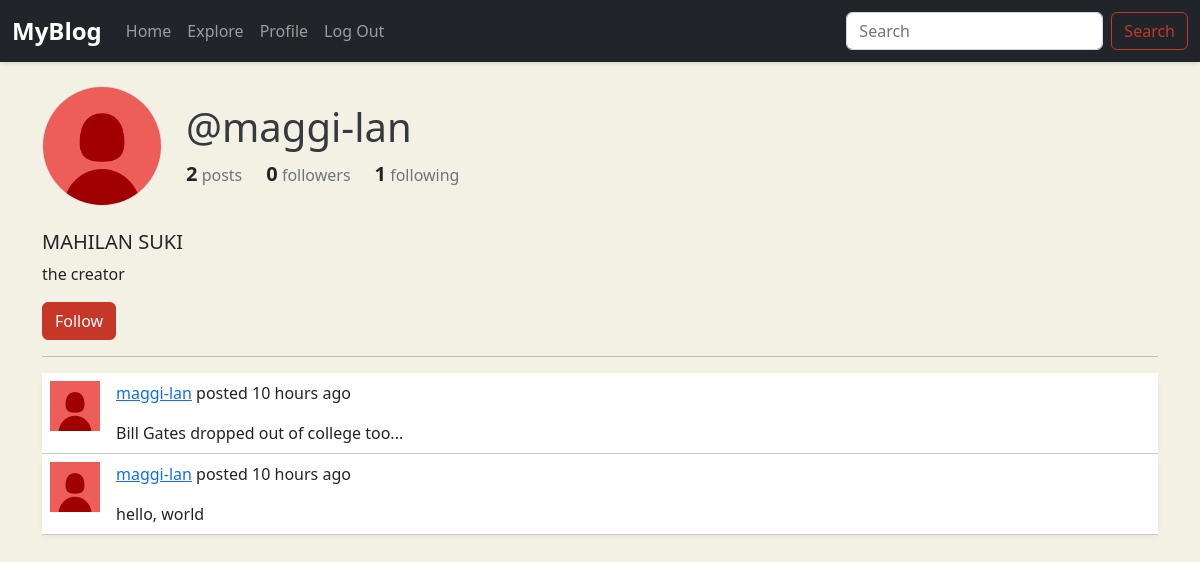
The app's page /profile/maggi-lan (signed in) with its own data.
### tables this page shows
CREATE TABLE users (
id INTEGER PRIMARY KEY AUTOINCREMENT,
username TEXT UNIQUE NOT NULL,
hash TEXT NOT NULL,
name TEXT,
bio TEXT,
pfp TEXT);

CREATE TABLE posts (
id INTEGER PRIMARY KEY AUTOINCREMENT,
user_id INTEGER NOT NULL,
content TEXT NOT NULL,
post_time TIMESTAMP DEFAULT CURRENT_TIMESTAMP,
FOREIGN KEY (user_id) REFERENCES users(id) ON DELETE CASCADE);

### app.py (the view)
@app.route("/profile/<username>", methods=["GET", "POST"])
@login_required
def user_profile(username):
    db = get_db()
    cursor = db.cursor()
    cursor.execute("SELECT id, username, name, bio, pfp FROM users WHERE username = ?", (username,))
    details = cursor.fetchall()
    if not details:
        return apology("Username doesn't exist")
    details = details[0]
    form = EditProfileForm()
    if form.validate_on_submit():
        if session["user_id"] != details["id"]:
            return apology("Forbidden Access")
        name = form.name.data.strip() or None
        bio = form.bio.data.strip() or None
        pfp = request.form.get("pfp", details["pfp"])
        if not pfp_check(pfp):
            return apology("Invalid Request")
        db.execute("UPDATE users SET name = ?, bio = ?, pfp = ? WHERE id = ?", (name, bio, pfp, session["user_id"]))
        db.commit()
        return redirect(f"/profile/{username}")
    else:
        form.bio.data = details["bio"]
        follow_form = FollowForm()
        cursor.execute("SELECT 1 FROM follows WHERE (follower_id = ?) AND (follows_id = ?)", (session["user_id"], details["id"]))
        follow_bool = bool(cursor.fetchone())
        count = {}
        cursor.execute("SELECT COUNT(*) AS posts FROM posts WHERE user_id = ?", (details["id"],))
        count["posts"] = cursor.fetchone()["posts"]
        cursor.execute("SELECT COUNT(*) AS 'followers' FROM follows WHERE follows_id = ?", (details["id"],))
        count["followers"] = cursor.fetchone()["followers"]
        cursor.execute("SELECT COUNT(*) AS 'following' FROM follows WHERE follower_id = ?", (details["id"],))
        count["following"] = cursor.fetchone()["following"]
        page = int(request.args.get("page", 1))
        per_page = 3
        offset = (page - 1) * per_page
        cursor.execute("SELECT posts.id, username, content, post_time, users.pfp FROM posts JOIN users ON users.id = user_id WHERE username = ? ORDER BY post_time DESC LIMIT ? OFFSET ?", (username, per_page, offset))
        posts = cursor.fetchall()
        for i in range(len(posts)):
            posts[i] = dict(posts[i])
            post = posts[i]
            post["post_time"] = time_ago(post["post_time"])
        cursor.execute("SELECT COUNT(*) FROM posts WHERE user_id = ?", (details["id"],))
        total_posts = cursor.fetchone()[0]
        total_pages = (total_posts + per_page - 1) // per_page
        return render_template("profile.html", count=count, details=details, posts=posts, user_id=session["user_id"], form=form, follow_form=follow_form, follow_bool=follow_bool, page=page, total_pages=total_pages)

### app.py
class EditProfileForm(FlaskForm):
    name = StringField("Name", validators=[Length(max=50)])
    bio = TextAreaField("Bio", validators=[Length(max=300)])
    submit = SubmitField("Submit")

class FollowForm(FlaskForm):
    submit = SubmitField("Submit")

### app.py (called while the page is built)
@app.teardown_appcontext # this will automatically close the db connection after each request
def close_connection(exception):
    db = g.pop('db', None)
    if db is not None:
        db.close()

### helper.py (called while the page is built)
def get_db():
    if 'db' not in g:  # 'g' is a temporary storage object
        g.db = connect("blog.db") # 'db' is an attribute in which we are going to store the connection
        g.db.row_factory = Row  #rows will be a list while row will be an object
    return g.db

def login_required(main): # decorator function
    @wraps(main) # helps in importing some meta data to the inner function --> no use, it just makes stuff easier for the intepreter
    def inner(*args, **kwargs):  # args and kwargs already represent the arguements the main arguement recieves
        if not session.get("user_id"):
            return redirect("/login")
        return main(*args, **kwargs)
    return inner

def time_ago(post_time):
    post_time = datetime.strptime(post_time, "%Y-%m-%d %H:%M:%S").replace(tzinfo=timezone.utc)
    now = datetime.now(timezone.utc)
    seconds = int((now - post_time).total_seconds())
    if seconds < 60:
        return f"{seconds} seconds" if (seconds != 1) else f"{seconds} second"
    elif seconds < 60*60:
        minutes =  seconds // 60
        return f"{minutes} minutes" if (minutes > 1) else f"{minutes} minute"
    elif seconds < 60*60*24:
        hours = seconds // (60 * 60)
        return f"{hours} hours" if (hours > 1) else f"{hours} hour"
    else:
        days = seconds // (60*60*24)
        return f"{days} days" if (days > 1) else f"{days} day"

### templates/profile.html (shortened to what this page needs)
{% extends "layout.html" %}
{% block body %}
    <div class="container py-4">
        <div class="row align-items-center mb-4">
            <div class="col-auto">
                <img src="{{ details.pfp }}"
                    alt="Profile Picture"
                    class="rounded-circle border"
                    style="width: 120px; height: 120px;">
            </div>
            <div class="col">
                <h1 class="mb-2">@{{ details.username }}</h1>
                <div class="d-flex flex-wrap gap-4 text-muted">
                    <div>
                        <span class="fs-5 fw-semibold text-dark">{{ count.posts }}</span> posts
                    </div>
                    <div>
                        <span class="fs-5 fw-semibold text-dark">{{ count.followers }}</span> followers
                    </div>
                    <div>
                        <span class="fs-5 fw-semibold text-dark">{{ count.following }}</span> following
                    </div>
                </div>
            </div>
        </div>
        {% if details.name %}
            <h5>{{ details.name }}</h5>
        {% endif %}
        {% if details.bio %}
            <div class="mb-3">
                {{ details.bio }}
            </div>
        {% endif %}
        {% if details.id == user_id %}
            <div class="mb-3">
                <button class="btn btn-success" type="button" data-bs-toggle="collapse" data-bs-target="#collapseExample" aria-expanded="false" aria-controls="collapseExample">
                    Edit Profile
                </button>
            </div>
            <div class="collapse" id="collapseExample">
                <form action="/profile/{{ details.username }}" method="post" novalidate>
                    {{ form.hidden_tag() }}
                    <div class="mb-3">
                        <label class="form-label">name</label>
                        {% if details.name %}
                            {{ form.name(autocomplete="off", class="form-control w-auto", value=details.name) }}
                        {% else %}
                            {{ form.name(autocomplete="off", class="form-control w-auto") }}
                        {% endif %}
                        {% for error in form.name.errors %}
                            <div class="invalid-feedback d-block">
                                {{ error }}
                            </div>
                        {% endfor %}
                    </div>
                    <div class="mb-3">
                        <label class="form-label">bio</label>
                        {{ form.bio(class="form-control", rows="3", maxlength=300) }}
                        {% for error in form.bio.errors %}
                            <div class="invalid-feedback d-block">
                                {{ error }}
                            </div>
                        {% endfor %}
                    </div>
                    <style>
                        .avatar-option {
                            position: relative;
                            cursor: pointer;
                            transition: transform 0.2s ease;
                        }
                        .avatar-option:hover {
                            transform: scale(1.1);
                        }
                        .avatar-option img {
                            width: 80px;
                            height: 80px;
                            border-radius: 50%;
                            border: 3px solid transparent;
                        }
                        .avatar-option input:checked + label img {
                            border-color: #28a745;
                            box-shadow: 0 0 10px rgba(40, 167, 69, 0.6);
                        }
                        .avatar-option input:checked{
                            display: block;
                        }
                    </style>
                    <div class="container text-center">
                        <h5 class="mb-4">Choose Your Avatar</h5>
                        <div class="d-flex justify-content-center gap-3 flex-wrap">
                            {% for i in range(1, 8) %}
                            <div class="col-4 col-sm-2 avatar-option">
                                <input type="radio" class="btn-check" name="pfp" id="pfp{{ i }}" value="/static/images/{{ i }}.jpg" autocomplete="off">
                                <label for="pfp{{ i }}">
                                    <img src="{{ url_for('static', filename='images/' ~ i ~ '.jpg') }}">
                                </label>
                            </div>
                            {% endfor %}
                        </div>
                    </div>
                    <div class="mb-3">
                        {{ form.submit(class="btn btn-success") }}
                    </div>
                </form>
            </div>
        {% else %}
            <div class="mb-3">
                <form action="/follow/{{ details.username }}" method="post">
                    {% if not follow_bool %}
                        {{ follow_form.submit(value="Follow", class="btn btn-success") }}
                    {% else %}
                        {{ follow_form.submit(value="Unfollow", class="btn btn-success") }}
                    {% endif %}
                </form>
            </div>
        {% endif %}
        <hr>
        {% set path = '/profile/' ~ details.username %}
        {% include 'posts.html' %}
    </div>
{% endblock %}

### templates/posts.html (shortened to what this page needs)
<table class="table table-hover" id="posts" valign="top">
    {% for post in posts %}
        <tr>
            <td style="width: 60px;">
                <img src="{{ post.pfp }}" style="width: 50px; height: 50px;">
            </td>
            <td>
                <p>
                    <a href="/profile/{{ post.username }}">{{ post.username }}</a>
                    posted {{ post.post_time }} ago
                </p>
                {{ post.content }}
            </td>
            <td style="width: 1%; white-space: nowrap;">
            </td>
        </tr>
    {% endfor %}
</table>

### static/styles.css (style rules this page uses)
body { background-color: #f3f1e3; font-family: 'Segoe UI', Tahoma, Geneva, Verdana, sans-serif; }
h1, h2, h3 { color: #343a40; }
#posts tr { background-color: #ffffff; border-radius: 8px; box-shadow: 0 2px 5px rgba(0,0,0,0.05); margin-bottom: 1rem; padding: 1rem; border: #21252940; transition: background-color 0.2s ease; border-color: #21252940; }
.btn-success { --bs-btn-color: #fff; --bs-btn-bg: #c63728; --bs-btn-border-color: #c63728; --bs-btn-hover-color: #fff; --bs-btn-hover-bg: #a93124; --bs-btn-hover-border-color: #a93124; --bs-btn-active-color: #fff; --bs-btn-active-bg: #a93124; --bs-btn-active-border-color: #a93124; }
.text-muted { color: #6c757d !important; }
#posts td { vertical-align: top; }

### records on screen
users: pfp (picture), username "maggi-lan", name "MAHILAN SUKI", bio "the creator"
posts: pfp (picture), username "maggi-lan", post_time "10 hours", content "Bill Gates dropped out of college too..."
posts: pfp (picture), username "maggi-lan", post_time "10 hours", content "hello, world"

### other values on screen
{{ count.posts }} "2"
{{ count.followers }} "0"
{{ count.following }} "1"
